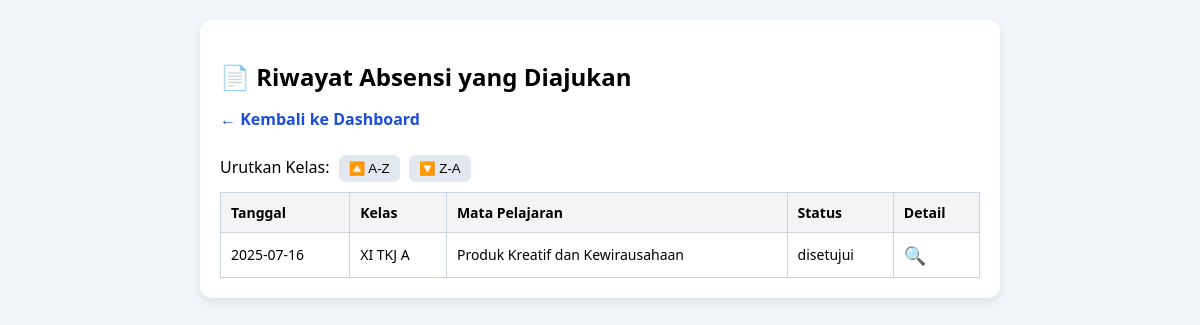
/public/index.php?page=riwayat_absensi (signed in), run on the app's committed database.
### tables this page shows
CREATE TABLE `absensi` (
  `id_absensi` int(11) NOT NULL,
  `id_guru_mapel` int(11) NOT NULL,
  `id_kelas` int(11) DEFAULT NULL,
  `tanggal` date NOT NULL,
  `status_wali_kelas` enum('pending','disetujui','ditolak') DEFAULT 'pending',
  `tanggal_persetujuan` datetime DEFAULT NULL,
  `id_wali_kelas` int(11) DEFAULT NULL
);

CREATE TABLE `kelas` (
  `id_kelas` int(11) NOT NULL,
  `nama_kelas` varchar(50) NOT NULL
);

CREATE TABLE `mata_pelajaran` (
  `id_mapel` int(11) NOT NULL,
  `nama_mapel` varchar(100) DEFAULT NULL,
  `kode_mapel` varchar(20) DEFAULT NULL
);

### app/controllers/AbsensiController.php (called while the page is built, shortened)
<?php
require_once __DIR__ . '/../models/AbsensiModel.php';
class AbsensiController
{
    public function riwayatGuru()
    {
        $id_guru = $_SESSION['user']['id'];
        $absensiModel = new AbsensiModel();
        $riwayat = $absensiModel->getRiwayatLengkapGuru($id_guru);
        require_once __DIR__ . '/../views/absensi/riwayat_siswa.php';
    }
}

### core/Database.php (called while the page is built)
<?php
class Database
{
    private static $connection;
    public static function getConnection()
    {
        if (!self::$connection) {
            try {
                $config = require __DIR__ . '/config.php';
                $host     = $config['db_host'];
                $dbname   = $config['db_name'];
                $username = $config['db_user'];
                $password = $config['db_password'];
                self::$connection = new PDO("mysql:host=$host;dbname=$dbname", $username, $password);
                self::$connection->setAttribute(PDO::ATTR_ERRMODE, PDO::ERRMODE_EXCEPTION);
            } catch (PDOException $e) {
                die("Connection failed: " . $e->getMessage());
            }
        }
        return self::$connection;
    }
}

### app/models/AbsensiModel.php (called while the page is built, shortened)
<?php
require_once __DIR__ . '/../../core/Database.php';
class AbsensiModel
{
    private $db;
    public function __construct()
    {
        $this->db = (new Database())->getConnection();
    }
    public function getRiwayatLengkapGuru($id_guru)
    {
        $stmt = $this->db->prepare("
        SELECT
            a.id_absensi,
            a.tanggal,
            k.nama_kelas,
            m.nama_mapel,
            a.status_wali_kelas
        FROM absensi a
        JOIN guru_mapel gm ON a.id_guru_mapel = gm.id_guru_mapel
        JOIN kelas k ON gm.id_kelas = k.id_kelas
        JOIN mata_pelajaran m ON gm.id_mapel = m.id_mapel
        WHERE gm.id_guru = :id_guru
        ORDER BY a.tanggal DESC
    ");
        $stmt->execute(['id_guru' => $id_guru]);
        return $stmt->fetchAll(PDO::FETCH_ASSOC);
    }
}

### app/views/absensi/riwayat_siswa.php (the view, shortened to what this page needs)
<!DOCTYPE html>
<html lang="id">
<head>
    <link rel="stylesheet" href="assets/css/riwayat_absensi.css">
</head>
<body>
    <div class="container">
        <div class="card">
            <h2>📄 Riwayat Absensi yang Diajukan</h2>
            <div class="button-top">
                <a href="?page=dashboard" class="btn-back">← Kembali ke Dashboard</a>
            </div>
            <?php if (empty($riwayat)): ?>
                <p><em>Tidak ada data absensi.</em></p>
            <?php else: ?>
                <div class="sort-controls">
                    Urutkan Kelas:
                    <button onclick="sortTableAZ()">🔼 A-Z</button>
                    <button onclick="sortTableZA()">🔽 Z-A</button>
                </div>
                <div class="table-wrapper">
                    <table id="absensiTable">
                        <thead>
                            <tr>
                                <th>Tanggal</th>
                                <th>Kelas</th>
                                <th>Mata Pelajaran</th>
                                <th>Status</th>
                                <th>Detail</th>
                            </tr>
                        </thead>
                        <tbody>
                            <?php foreach ($riwayat as $abs): ?>
                                <tr>
                                    <td><?= htmlspecialchars($abs['tanggal']) ?></td>
                                    <td><?= htmlspecialchars($abs['nama_kelas']) ?></td>
                                    <td><?= htmlspecialchars($abs['nama_mapel']) ?></td>
                                    <td><?= htmlspecialchars($abs['status_wali_kelas']) ?></td>
                                    <td><a href="?page=detail_absensi&id=<?= $abs['id_absensi'] ?>" class="btn-detail">🔍</a></td>
                                </tr>
                            <?php endforeach; ?>
                        </tbody>
                    </table>
                </div>
            <?php endif; ?>
        </div>
    </div>
</body>
</html>

### public/assets/css/riwayat_absensi.css (style rules this page uses)
body { font-family: 'Segoe UI', sans-serif; margin: 0; background: #f1f5f9; padding: 20px; }
.container { max-width: 800px; margin: auto; }
.card { background: white; padding: 20px; border-radius: 12px; box-shadow: 0 4px 10px rgba(0,0,0,0.08); }
h2 { margin-bottom: 15px; }
.btn-back { display: inline-block; margin-bottom: 15px; color: #1d4ed8; text-decoration: none; font-weight: bold; }
.sort-controls { margin: 10px 0; }
.sort-controls button { background: #e2e8f0; border: none; padding: 6px 10px; margin-left: 5px; border-radius: 6px; cursor: pointer; }
.table-wrapper { overflow-x: auto; }
table { width: 100%; border-collapse: collapse; font-size: 14px; min-width: 500px; }
th, td { padding: 10px; border: 1px solid #cbd5e1; text-align: left; }
th { background-color: #f3f4f6; font-weight: bold; }
.btn-detail { text-decoration: none; font-size: 18px; }

### data on the page
absensi: tanggal "2025-07-16", id_kelas.nama_kelas "XI TKJ A", mata_pelajaran.nama_mapel "Produk Kreatif dan Kewirausahaan", status_wali_kelas "disetujui"
